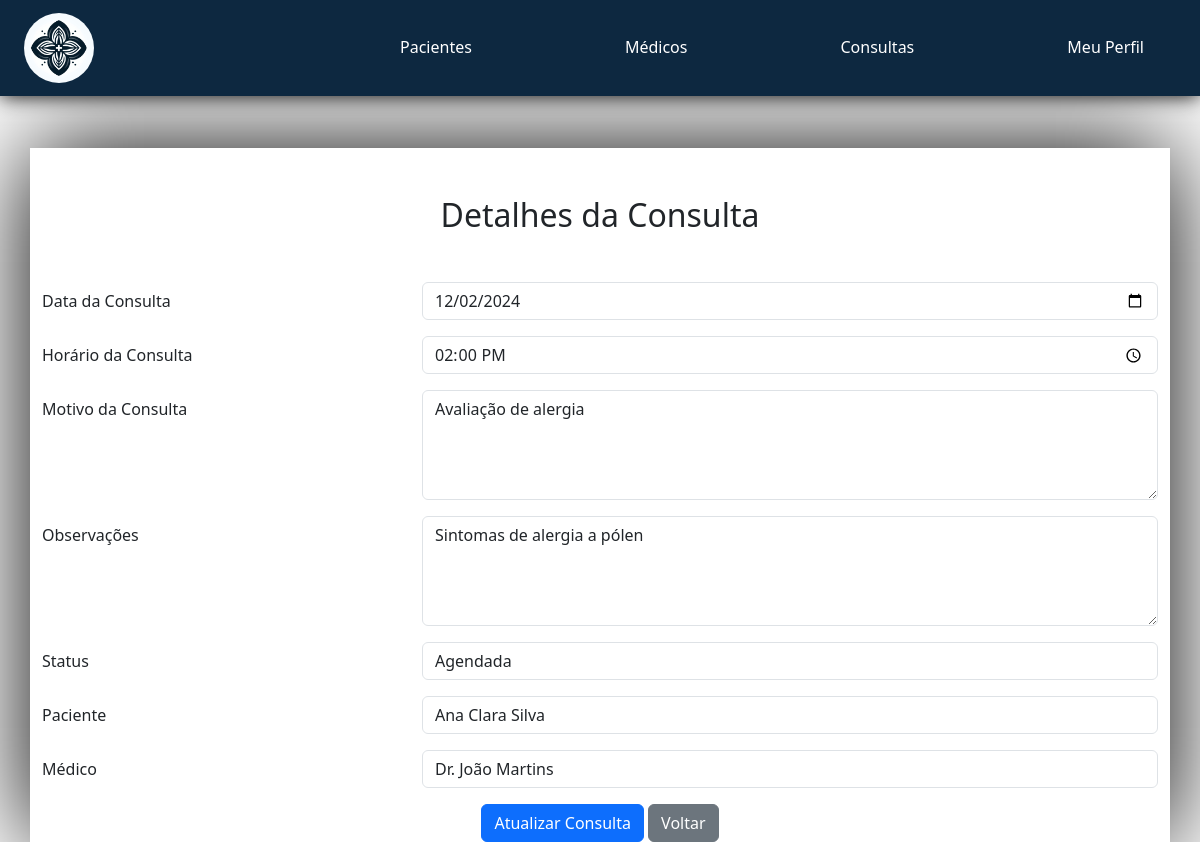
Page /pages/editar_exame.php?id_consulta=2 (signed in) on the committed database.
### tables this page shows
CREATE TABLE `consultas` (
  `id_consulta` int(11) NOT NULL,
  `id_paciente` int(11) NOT NULL,
  `id_medico` int(11) NOT NULL,
  `data_consulta` date NOT NULL,
  `horario_consulta` time NOT NULL,
  `motivo_consulta` text DEFAULT NULL,
  `observacoes` text DEFAULT NULL,
  `status` enum('Agendada','Realizada','Cancelada') DEFAULT 'Agendada',
  `data_registro` timestamp NOT NULL DEFAULT current_timestamp()
);

CREATE TABLE `pacientes` (
  `id` int(11) NOT NULL,
  `nome_completo` varchar(255) NOT NULL,
  `data_nascimento` date NOT NULL,
  `genero` enum('mulher_cis','homem_cis','mulher_trans','homem_trans','não_binário','outro','prefiro_nao_informar') NOT NULL,
  `cpf` char(14) NOT NULL,
  `telefone` varchar(15) NOT NULL,
  `email` varchar(255) NOT NULL,
  `historico_medico` text DEFAULT NULL,
  `mensagem` text NOT NULL,
  `data_registro` timestamp NOT NULL DEFAULT current_timestamp(),
  `senha_paciente` varchar(255) NOT NULL
);

CREATE TABLE `medicos` (
  `id` int(11) NOT NULL,
  `nome_completo` varchar(255) NOT NULL,
  `crm` varchar(20) NOT NULL,
  `especialidade` varchar(100) NOT NULL,
  `genero` enum('mulher_cis','homem_cis','mulher_trans','homem_trans','não_binário','outro','prefiro_nao_informar') NOT NULL,
  `telefone` varchar(15) NOT NULL,
  `email` varchar(255) NOT NULL,
  `horario_atendimento` varchar(255) NOT NULL,
  `data_registro` timestamp NOT NULL DEFAULT current_timestamp(),
  `senha_medico` varchar(255) NOT NULL
);

### pages/editar_exame.php (the view, shortened to what this page needs)
<?php
include('../assets/controller/db_conexao.php');
$id_consulta = $_GET['id_consulta'];
$sql = "
    SELECT
        consultas.id_consulta,
        consultas.data_consulta,
        consultas.horario_consulta,
        consultas.motivo_consulta,
        consultas.observacoes,
        consultas.status,
        pacientes.nome_completo AS nome_paciente,
        pacientes.cpf AS cpf_paciente,
        medicos.nome_completo AS nome_medico,
        medicos.especialidade AS especialidade_medico,
        consultas.id_paciente,
        consultas.id_medico
    FROM
        consultas
    INNER JOIN
        pacientes ON consultas.id_paciente = pacientes.id
    INNER JOIN
        medicos ON consultas.id_medico = medicos.id
    WHERE
        consultas.id_consulta = ?
";
$stmt = $conn->prepare($sql);
$stmt->bind_param("i", $id_consulta);
$stmt->execute();
$result = $stmt->get_result();
$consulta = $result->fetch_assoc();
$sql_pacientes = "SELECT id, nome_completo FROM pacientes";
$sql_medicos = "SELECT id, nome_completo FROM medicos";
$pacientes_result = $conn->query($sql_pacientes);
$medicos_result = $conn->query($sql_medicos);
?>
<!DOCTYPE html>
<html lang="pt-BR">
<head>
    <link rel="stylesheet" href="../assets/css/style.css">
    <link href="https://cdn.jsdelivr.net/npm/bootstrap@5.3.0/dist/css/bootstrap.min.css" rel="stylesheet">
</head>
<body>
    <nav class="navbar navbar-expand-lg navbar-light fs-6 pe-5 fixed-top color">
        <a class="navbar-brand ms-4 me-5" href="#">
            <img src="../assets/img/_a4fe6667-c233-41ab-a6a9-264c97b17558.jpeg" alt="Hospital Flor da Vida" class="img-fluid" width="70">
        </a>
        <div class="collapse navbar-collapse" id="navbarNav">
            <ul class="navbar-nav d-flex justify-content-between w-100">
                <li class="nav-item dropdown">
                    <a class="nav-link dropdown-toggle" href="#" id="navbarDropdownCadastro" role="button" data-bs-toggle="dropdown" aria-expanded="false">
                        Pacientes
                    </a>
                </li>
                <li class="nav-item dropdown">
                    <a class="nav-link dropdown-toggle" href="#" id="navbarDropdownAgendamentos" role="button" data-bs-toggle="dropdown" aria-expanded="false">
                        Médicos
                    </a>
                </li>
                <li class="nav-item dropdown">
                    <a class="nav-link dropdown-toggle" href="#" id="navbarDropdownExames" role="button" data-bs-toggle="dropdown" aria-expanded="false">
                        Consultas
                    </a>
                </li>
                <li class="nav-item dropdown">
                    <a class="nav-link dropdown-toggle" href="#" id="navbarDropdownPerfil" role="button" data-bs-toggle="dropdown" aria-expanded="false">
                        Meu Perfil
                    </a>
                </li>
            </ul>
        </div>
    </nav>
    <div class="container mt-5 pt-5" id="custom_container">
        <h2 class="mb-5 text-center">Detalhes da Consulta</h2>
        <form action="" method="POST">
            <div class="row mb-3">
                <label for="data_consulta" class="col-sm-4 col-form-label">Data da Consulta</label>
                <div class="col-sm-8">
                    <input type="date" name="data_consulta" class="form-control" value="<?php echo htmlspecialchars($consulta['data_consulta']); ?>" required>
                </div>
            </div>
            <div class="row mb-3">
                <label for="horario_consulta" class="col-sm-4 col-form-label">Horário da Consulta</label>
                <div class="col-sm-8">
                    <input type="time" name="horario_consulta" class="form-control" value="<?php echo htmlspecialchars($consulta['horario_consulta']); ?>" required>
                </div>
            </div>
            <div class="row mb-3">
                <label for="motivo_consulta" class="col-sm-4 col-form-label">Motivo da Consulta</label>
                <div class="col-sm-8">
                    <textarea name="motivo_consulta" class="form-control" rows="4" required><?php echo htmlspecialchars($consulta['motivo_consulta']); ?></textarea>
                </div>
            </div>
            <div class="row mb-3">
                <label for="observacoes" class="col-sm-4 col-form-label">Observações</label>
                <div class="col-sm-8">
                    <textarea name="observacoes" class="form-control" rows="4"><?php echo htmlspecialchars($consulta['observacoes']); ?></textarea>
                </div>
            </div>
            <div class="row mb-3">
                <label for="status" class="col-sm-4 col-form-label">Status</label>
                <div class="col-sm-8">
                    <select name="status" class="form-control" required>
                        <option value="Agendada" <?php echo $consulta['status'] == 'Agendada' ? 'selected' : ''; ?>>Agendada</option>
                    </select>
                </div>
            </div>
            <div class="row mb-3">
                <label for="id_paciente" class="col-sm-4 col-form-label">Paciente</label>
                <div class="col-sm-8">
                    <select name="id_paciente" class="form-control" required>
                        <?php while ($paciente = $pacientes_result->fetch_assoc()): ?>
                            <option value="<?php echo $paciente['id']; ?>" <?php echo $paciente['id'] == $consulta['id_paciente'] ? 'selected' : ''; ?>>
                                <?php echo $paciente['nome_completo']; ?>
                            </option>
                        <?php endwhile; ?>
                    </select>
                </div>
            </div>
            <div class="row mb-3">
                <label for="id_medico" class="col-sm-4 col-form-label">Médico</label>
                <div class="col-sm-8">
                    <select name="id_medico" class="form-control" required>
                        <?php while ($medico = $medicos_result->fetch_assoc()): ?>
                            <option value="<?php echo $medico['id']; ?>" <?php echo $medico['id'] == $consulta['id_medico'] ? 'selected' : ''; ?>>
                                <?php echo $medico['nome_completo']; ?>
                            </option>
                        <?php endwhile; ?>
                    </select>
                </div>
            </div>
            <div class="text-center">
                <button type="submit" name="atualizar" class="btn btn-primary">Atualizar Consulta</button>
                <a href="consultar_exames.php" class="btn btn-secondary">Voltar</a>
            </div>
        </form>
    </div>
</body>
</html>

### assets/css/style.css (style rules this page uses)
body { padding-top: 100px; background-image: url("../img/jonathan-borba-yQZkB9rbK7o-unsplash.jpg"); background-size: cover; background-attachment: fixed; background-position: center; transition: 0.5s; }
img { border-radius: 100%; }
nav { background-color: #0D2840; box-shadow: 0px 0px 20px #000000; }
#navbarNav { margin-left: 250px; }
.navbar .dropdown-toggle::after { display: none; }
.navbar-nav .nav-link { color: white; }
nav ul li { border-bottom: solid 2px rgba(0, 0, 0, 0); transition: 0.5s; }
#custom_container { background-color: rgba(255, 255, 255, 0.836); box-shadow: 0px 0px 100px 0px rgb(0, 0, 0); overflow: auto; white-space: nowrap ; }

### rows in the picture
consultas: data_consulta "12/02/2024", horario_consulta "14:00:00", motivo_consulta "Avaliação de alergia", observacoes "Sintomas de alergia a pólen", id_paciente "Ana Clara Silva", id_medico "Dr. João Martins"
